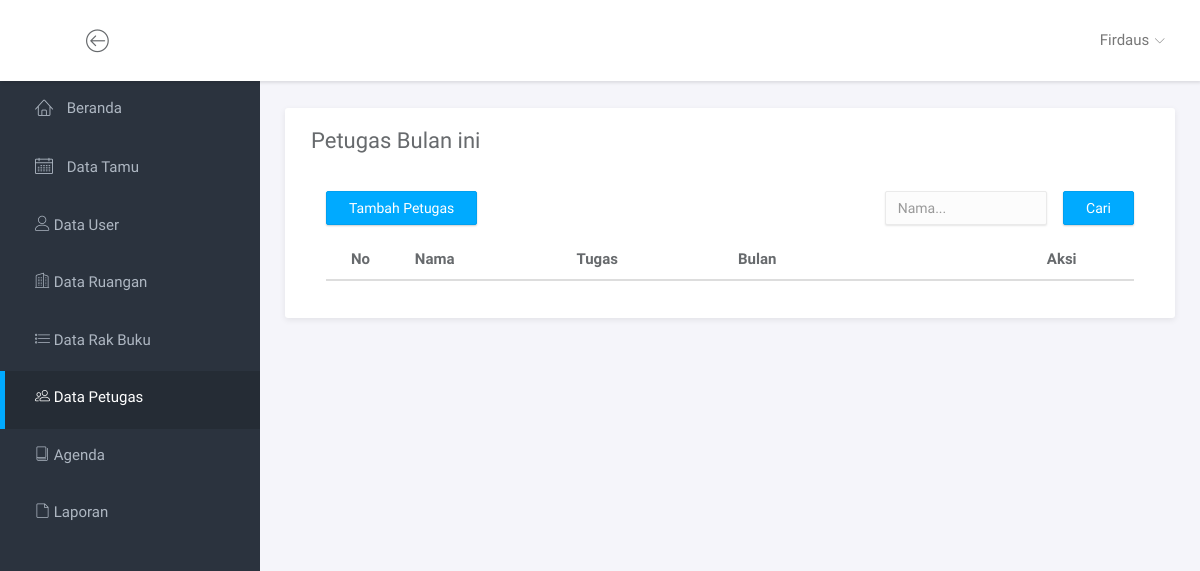
Page /index.php?page=data_petugas (signed in) on the earlier database version.
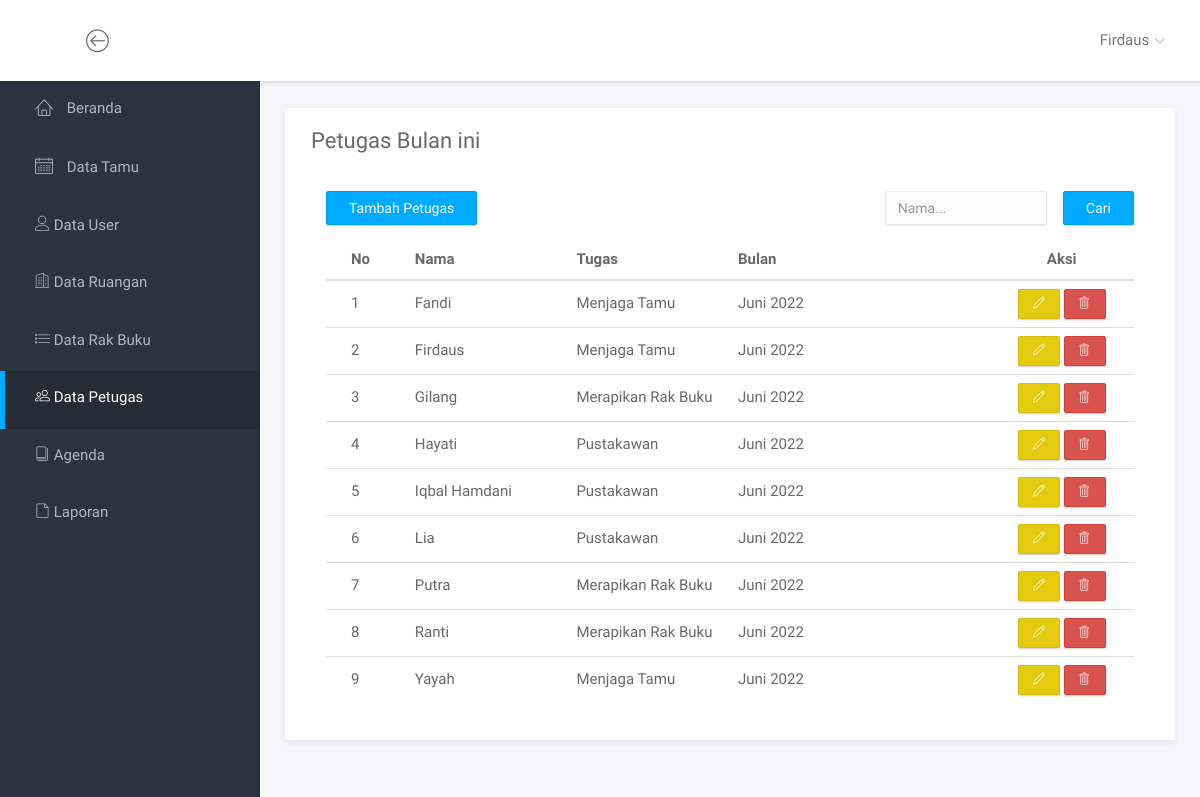
Same page on the later database version.
### tables this page shows
CREATE TABLE `tabel_petugas` (
    id_petugas INT NOT NULL AUTO_INCREMENT,
    nama VARCHAR(255) NOT NULL,
    tugas VARCHAR(255) NOT NULL,
    tanggal DATE NOT NULL,
    PRIMARY KEY (id_petugas)
);

### halaman_tampil_data/halaman_data_petugas.php (the view, shortened to what this page needs)
<div class="main">
    <div class="main-content">
        <div class="container-fluid">
            <div class="panel panel-headline">
                <div class="panel-heading">
                    <h3 class="panel-title">Petugas Bulan ini</h3>
                </div>
                <div class="panel-body">
                    <div class="col-md-8">
                        <a href="index.php?page=tambah_petugas" class="btn btn-primary">Tambah Petugas</a>
                    </div>
                    <div class="col-md-4">
                        <form action="" method="POST" style="display: flex; justify-content: end;">
                            <input type="text" name="keyword" placeholder="Nama..." class="form-control" value="<?= isset($_POST['keyword']) ? $_POST['keyword'] : ""; ?>" style="margin-right: 16px;">
                            <button type="submit" name="submit" class="btn btn-primary">Cari</button>
                        </form>
                    </div>
                    <div class="col-md-12" style="margin-top: 16px;">
                        <table class="table table-hover">
                            <thead>
                                <tr>
                                    <th class="col-md-1">No</th>
                                    <th class="col-md-2">Nama</th>
                                    <th class="col-md-2">Tugas</th>
                                    <th class="col-md-3">Bulan</th>
                                    <th class="col-md-2 text-center">Aksi</th>
                                </tr>
                            </thead>
                            <tbody>
                                <?php
                                require_once "database/koneksi.php";
                                $keyword = isset($_POST['keyword']) ? $_POST['keyword'] : "";
                                $batas = 50;
                                $halaman = isset($_GET['halaman']) ? (int)$_GET['halaman'] : 1;
                                $halaman_awal = ($halaman > 1) ? ($halaman * $batas) - $batas : 0;
                                $bulan = Date('m');
                                $tahun = Date('Y');
                                $data_petugas = $mysqli->query("SELECT * FROM tabel_petugas WHERE nama LIKE '%$keyword%' AND MONTH(tanggal)='$bulan' AND YEAR(tanggal)='$tahun' ORDER BY nama LIMIT $halaman_awal, $batas");
                                $no = 1;
                                ?>
                                <?php while ($row = $data_petugas->fetch_assoc()) : ?>
                                    <tr>
                                        <td style="vertical-align: middle;"><?= $no++; ?></td>
                                        <td style="vertical-align: middle;"><?= $row['nama']; ?></td>
                                        <td style="vertical-align: middle;"><?= $row['tugas']; ?></td>
                                        <td style="vertical-align: middle;">
                                            <?php
                                            $tanggal = $row['tanggal'];
                                            $bulan = explode('-', $tanggal)[1];
                                            $tahun = explode('-', $tanggal)[0];
                                            ?>
                                            <?= BULAN_DALAM_INDONESIA[$bulan - 1] . ' ' . $tahun; ?>
                                        </td>
                                        <td class="text-center">
                                            <a href="index.php?page=edit_petugas&id_petugas=<?= $row['id_petugas']; ?>" class="btn btn-warning btn-xs"><span class="lnr lnr-pencil"></span></a>
                                            <a href="index.php?page=delete_petugas&id_petugas=<?= $row['id_petugas']; ?>" class="btn btn-danger btn-xs" onclick="return confirm('Yakin ingin menghapus data ini?')"><span class="lnr lnr-trash"></span></a>
                                        </td>
                                    </tr>
                                <?php endwhile; ?>
                            </tbody>
                        </table>
                    </div>
                    <div class="col-md-12" style="display: flex; justify-content: end;">
                    </div>
                </div>
            </div>
        </div>
    </div>
</div>

Differences in the rows shown:
added tabel_petugas: nama "Fandi", tugas "Menjaga Tamu", tanggal "Juni", tanggal "2022"
added tabel_petugas: nama "Firdaus", tugas "Menjaga Tamu", tanggal "Juni", tanggal "2022"
added tabel_petugas: nama "Gilang", tugas "Merapikan Rak Buku", tanggal "Juni", tanggal "2022"
added tabel_petugas: nama "Hayati", tugas "Pustakawan", tanggal "Juni", tanggal "2022"
added tabel_petugas: nama "Iqbal Hamdani", tugas "Pustakawan", tanggal "Juni", tanggal "2022"
added tabel_petugas: nama "Lia", tugas "Pustakawan", tanggal "Juni", tanggal "2022"
added tabel_petugas: nama "Putra", tugas "Merapikan Rak Buku", tanggal "Juni", tanggal "2022"
added tabel_petugas: nama "Ranti", tugas "Merapikan Rak Buku", tanggal "Juni", tanggal "2022"
added tabel_petugas: nama "Yayah", tugas "Menjaga Tamu", tanggal "Juni", tanggal "2022"
